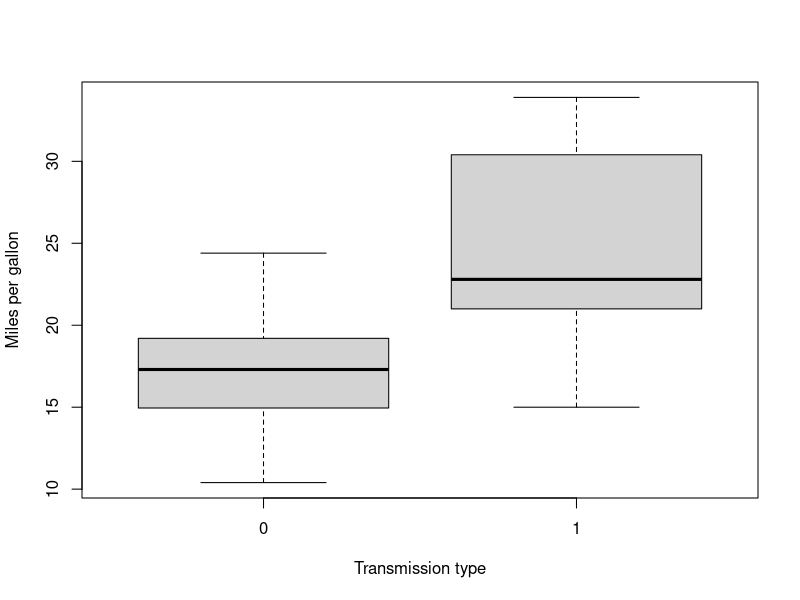
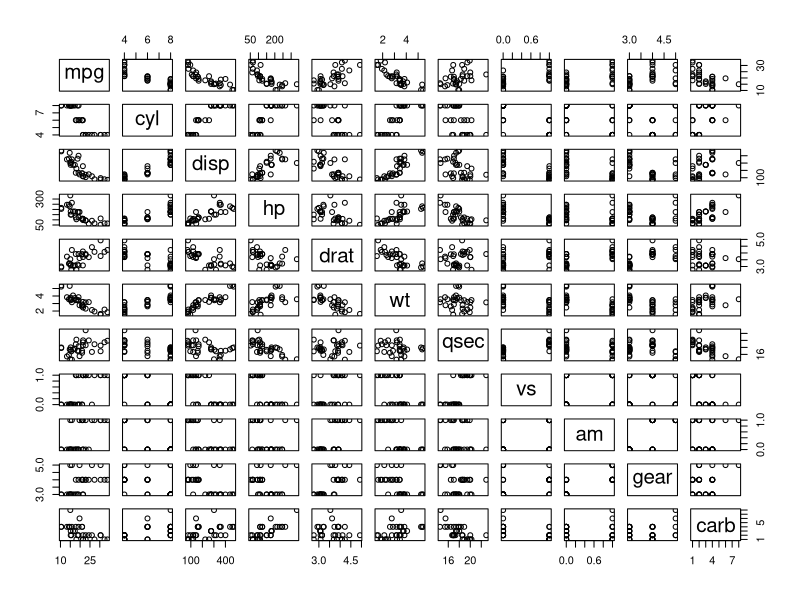
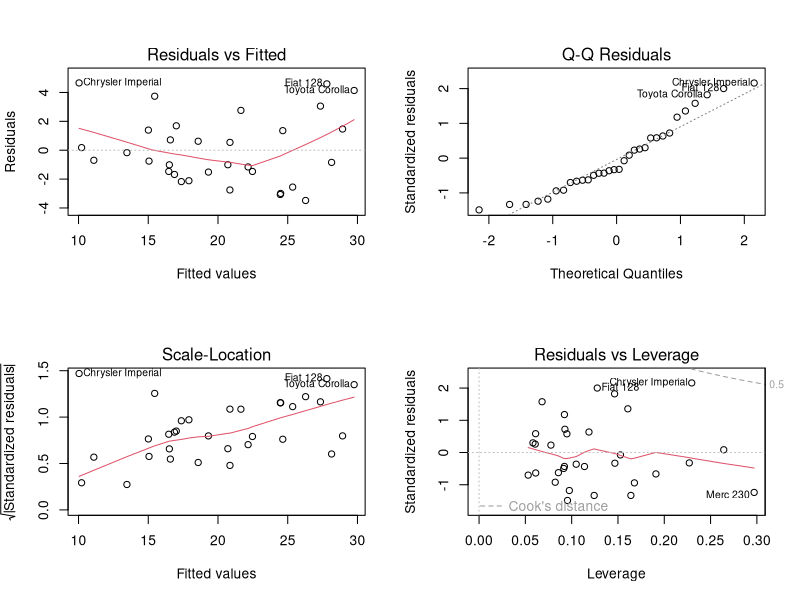

Generate these figures, in order, with R:
## Firstly, load the dataset

library(datasets)
data(mtcars)

?mtcars # check if you need see the info on mtcars dataset

boxplot(mpg ~ am, data = mtcars, xlab = "Transmission type", ylab = "Miles per gallon")
pairs(mtcars)

##We need to be sure that gas consumption between automatic and manual cars is statistcally significant (not only via boxplot). 
##In order to that we use Student’s t-Test. If the value of p < 0.05, the difference is significant and if p >= 0.05 we can’t provide any suggestions that there is a difference.
t.test(mtcars$mpg ~ mtcars$am)

##Let’s make a model with only MPG and transmission type.
clearModel <- lm(mpg ~ am, data = mtcars)
summary(clearModel)

## We see that the model explains (adjusted R-square) only 33,85% of varience. 
## This is not appropriate. Firstly, lets start with simple way of defining the final model. 
## The method is called “Backward stepwise regression”. 
## It’s a a semi-automated process of building a model by successively adding or 
## removing variables based solely on the t-statistics of their estimated coefficients.
full.model <- lm(mpg ~ ., data = mtcars)
reduced.model <- step(full.model, direction="backward", k=2, trace=0)
## summary(reduced.model)

second.model <- lm(mpg ~  qsec + wt + am, data = mtcars)
anova(clearModel, second.model)

## Test the model
second.model <- lm(mpg ~  qsec + wt + am, data = mtcars)
anova(clearModel, second.model)

## Let’s make a test of our previous model. 
## We now grab manually the predictor variables that can impact on our outcome.
analysis <- aov(mpg ~ ., data = mtcars)
summary(analysis)

## We see that everyting that has p-value below 0.05 is significant. 
## Let’e make a new model with these results and take as predictor variables: cylinders, displacement, quatermiletime, weight and transmission.
fit1 <- lm(mpg ~ cyl + disp + qsec + wt + am, data = mtcars)
summary(fit1)

fit2 <- lm(mpg ~ qsec + wt + am, data = mtcars)
summary(fit2)

## We end up with the same results as with automatic model with adjusted R-squared 0.834.
## Now we can see the plot of our model (“fit2” is the same as “second.model”):
  
par(mfrow = c(2, 2))
plot(fit2)
